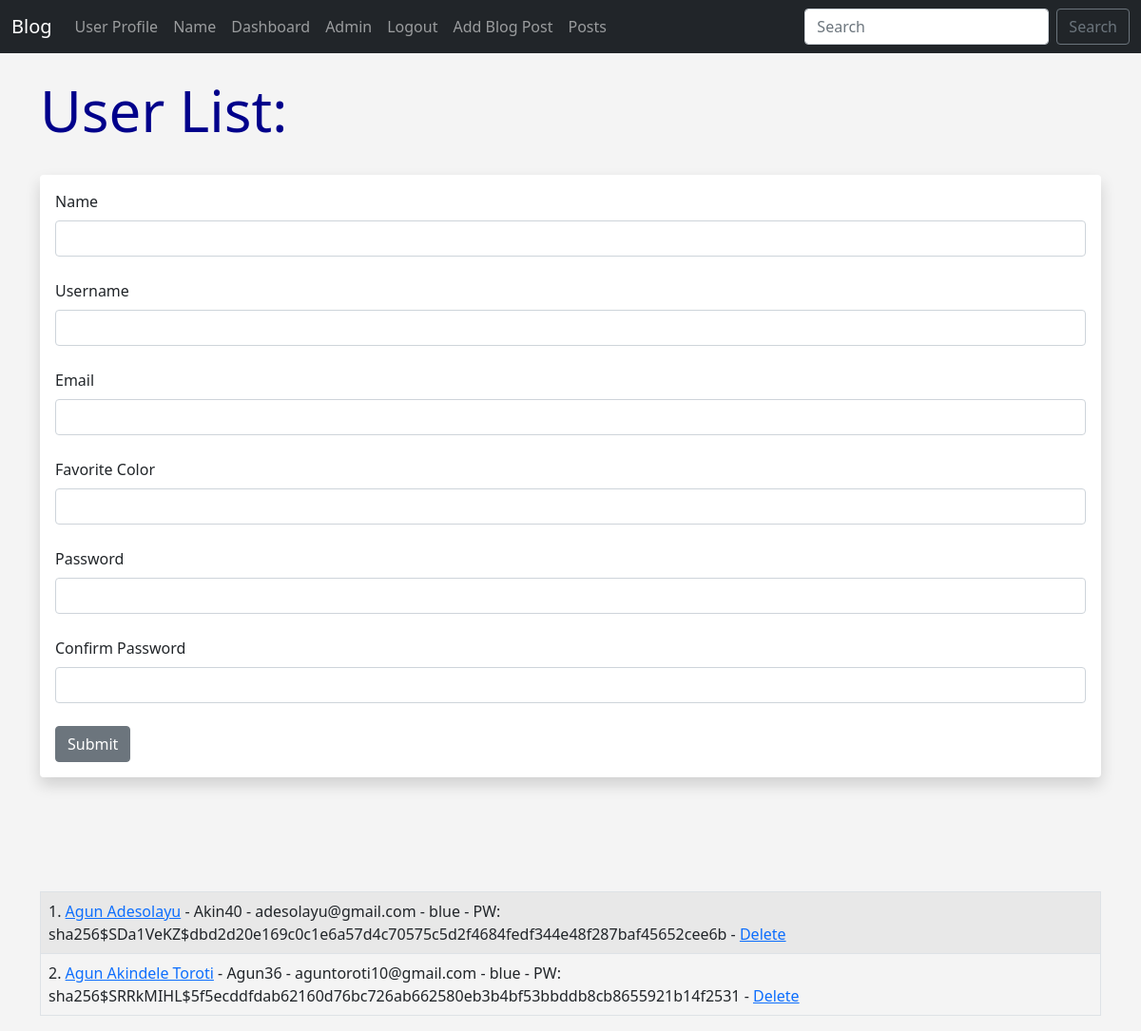
Page /user/add (signed in) on the committed database.
### app.py (models this page shows, shortened)
class Users(db.Model, UserMixin):
	id = db.Column(db.Integer, primary_key=True)
	username = db.Column(db.String(20), nullable=False, unique=True)
	name = db.Column(db.String(200), nullable=False)
	email = db.Column(db.String(120), nullable=False, unique=True)
	favorite_color = db.Column(db.String(120))
	about_author = db.Column(db.Text(), nullable=True)
	date_added = db.Column(db.DateTime, default=datetime.utcnow)
	profile_pic = db.Column(db.String(), nullable=True)
	password_hash = db.Column(db.String(128))
	posts = db.relationship('Posts', backref='poster')
	@property
	def password(self):
		raise AttributeError('password is not a readable attribute!')

### app.py (the view, shortened to what this page needs)
@app.route('/user/add', methods=['GET', 'POST'])
def add_user():
	name = None
	form = UserForm()
	our_users = Users.query.order_by(Users.date_added)
	return render_template("add_user.html",
		form=form,
		name=name,
		our_users=our_users)

### webforms.py
class UserForm(FlaskForm):
	name = StringField("Name", validators=[DataRequired()])
	username = StringField("Username", validators=[DataRequired()])
	email = StringField("Email", validators=[DataRequired()])
	favorite_color = StringField("Favorite Color")
	about_author = TextAreaField("About Author")
	password_hash = PasswordField('Password', validators=[DataRequired(), EqualTo('password_hash2', message='Passwords Must Match!')])
	password_hash2 = PasswordField('Confirm Password', validators=[DataRequired()])
	profile_pic = FileField("Profile Pic")
	submit = SubmitField("Submit")

class SearchForm(FlaskForm):
	searched = StringField("Searched", validators=[DataRequired()])
	submit = SubmitField("Submit")

### app.py (called while the page is built)
@login_manager.user_loader
def load_user(user_id):
	return Users.query.get(int(user_id))

@app.context_processor
def base():
	form = SearchForm()
	return dict(form=form)

### templates/add_user.html (shortened to what this page needs)
{% extends 'base.html' %}
{% block content %}
{% if name %}
	<h1>User Added!</h1>
	<br/><br/>
<table class="table table-hover table-bordered table-striped">
{% for our_user in our_users %}
	<tr>
	<td>{{ our_user.id }}. <a href="{{ url_for('update', id=our_user.id)}}">{{ our_user.name }}</a> - {{ our_user.email }} - {{ our_user.favorite_color }} -
		<a href="{{ url_for('delete', id=our_user.id)}}">Delete</a></td>
	</tr>
{% endfor %}
</table>
{% else %}
	<h1>User List:</h1>
	<br/>
<div class="shadow p-3 mb-5 bg-body rounded">
	<form method="POST">
		{{ form.name.label(class="form-label") }}
		{{ form.name(class="form-control") }}
		<br/>
		{{ form.username.label(class="form-label") }}
		{{ form.username(class="form-control") }}
		<br/>
		{{ form.email.label(class="form-label") }}
		{{ form.email(class="form-control") }}
		<br/>
		{{ form.favorite_color.label(class="form-label") }}
		{{ form.favorite_color(class="form-control") }}
		<br/>
		{{ form.password_hash.label(class="form-label") }}
		{{ form.password_hash(class="form-control") }}
		<br/>
		{{ form.password_hash2.label(class="form-label") }}
		{{ form.password_hash2(class="form-control") }}
		<br/>
		{{ form.submit(class="btn btn-secondary") }}
	</form>
</div>
<br/><br/><br/>
<table class="table table-hover table-bordered table-striped">
{% for our_user in our_users %}
	<tr>
	<td>{{ our_user.id }}. <a href="{{ url_for('update', id=our_user.id)}}">{{ our_user.name }}</a> - {{our_user.username }} - {{ our_user.email }} - {{ our_user.favorite_color }} -
	PW: {{ our_user.password_hash }} -
	<a href="{{ url_for('delete', id=our_user.id)}}">Delete</a></td>
	</tr>
{% endfor %}
</table>
{% endif %}
{% endblock %}

### static/css/style.css (style rules this page uses)
h1 { color: darkblue; font-size:60px; }
body { background: #f4f4f4; }

### rows in the picture
Users: id "1", name "Agun Adesolayu", username "Akin40", email "adesolayu@gmail.com", favorite_color "blue", password_hash "sha256$SDa1VeKZ$dbd2d20e169c0c1e6a57d4c70575c5d2f4684fedf344e48f287baf45652cee6b"
Users: id "2", name "Agun Akindele Toroti", username "Agun36", email "aguntoroti10@gmail.com", favorite_color "blue", password_hash "sha256$SRRkMIHL$5f5ecddfdab62160d76bc726ab662580eb3b4bf53bbddb8cb8655921b14f2531"
